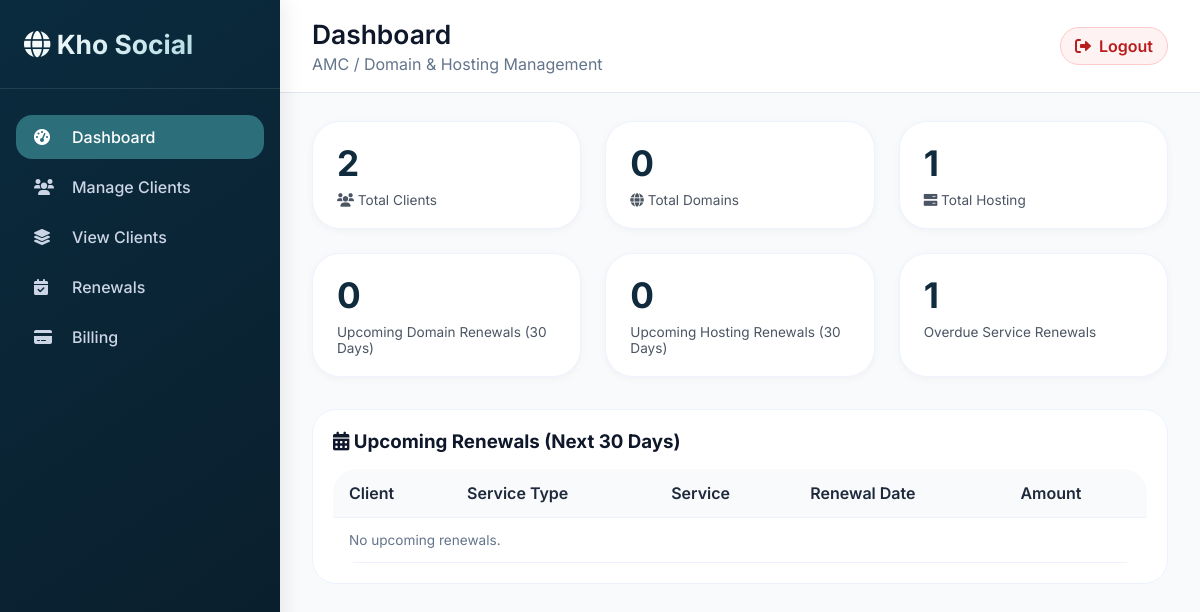
/dashboard.php, run on an earlier commit of the app's database.
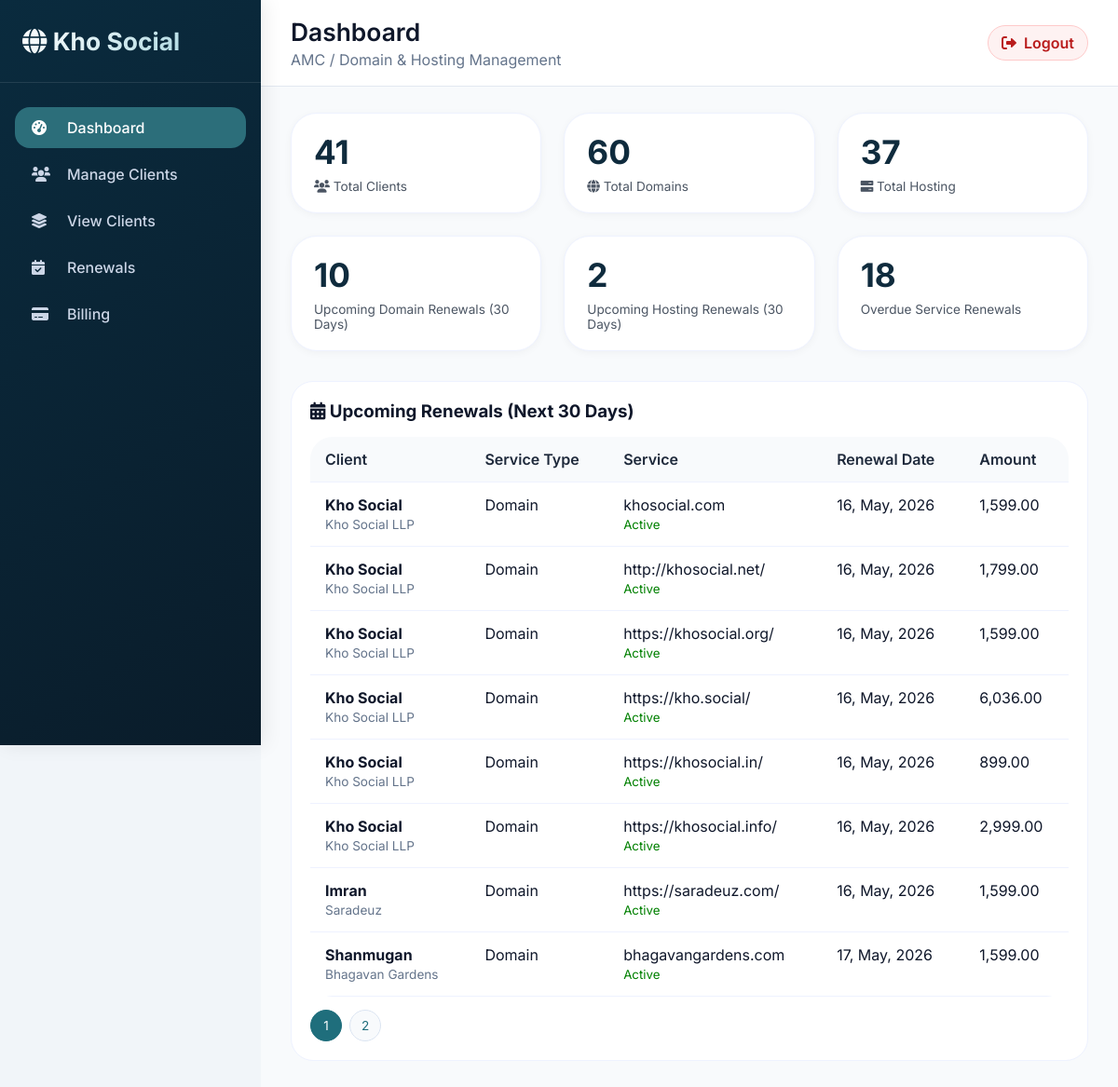
And on a later commit of the database.
### tables this page shows
CREATE TABLE `services` (
  `id` bigint(20) UNSIGNED NOT NULL,
  `client_id` bigint(20) UNSIGNED NOT NULL,
  `service_type` enum('domain','hosting') NOT NULL,
  `name` varchar(190) NOT NULL,
  `provider` varchar(190) DEFAULT NULL,
  `url` varchar(255) DEFAULT NULL,
  `renewal_date` date DEFAULT NULL,
  `amount` decimal(12,2) NOT NULL DEFAULT 0.00,
  `ownership_type` enum('our','client') NOT NULL DEFAULT 'client',
  `created_at` timestamp NOT NULL DEFAULT current_timestamp(),
  `updated_at` timestamp NOT NULL DEFAULT current_timestamp() ON UPDATE current_timestamp(),
  `deleted_at` timestamp NULL DEFAULT NULL,
  `comment` text DEFAULT NULL
);

CREATE TABLE `clients` (
  `id` bigint(20) UNSIGNED NOT NULL,
  `name` varchar(180) NOT NULL,
  `company` varchar(180) DEFAULT NULL,
  `email` varchar(190) NOT NULL,
  `phone` varchar(80) DEFAULT NULL,
  `status` enum('Active','Disabled') NOT NULL DEFAULT 'Active',
  `created_at` timestamp NOT NULL DEFAULT current_timestamp(),
  `updated_at` timestamp NOT NULL DEFAULT current_timestamp() ON UPDATE current_timestamp(),
  `deleted_at` timestamp NULL DEFAULT NULL,
  `renewal_date` date DEFAULT NULL
);

### db.php (called while the page is built, shortened)
<?php
function esc(?string $value): string
{
    return htmlspecialchars((string) $value, ENT_QUOTES, 'UTF-8');
}
function formatAppDate(?string $dateValue): string
{
    try {
        $date = new DateTime($dateValue);
        return $date->format('d, M, Y');
    } catch (Throwable $e) {
        return (string) $dateValue;
    }
}

### dashboard.php (the view, shortened to what this page needs)
<?php
require_once __DIR__ . '/db.php';
require_once __DIR__ . '/layout.php';
$pdo = db();
$withinDays = 30;
$totalClients = (int) $pdo->query('SELECT COUNT(*) FROM clients WHERE deleted_at IS NULL')->fetchColumn();
$totalDomains = (int) $pdo->query("SELECT COUNT(*) FROM services WHERE service_type = 'domain' AND deleted_at IS NULL")->fetchColumn();
$totalHosting = (int) $pdo->query("SELECT COUNT(*) FROM services WHERE service_type = 'hosting' AND deleted_at IS NULL")->fetchColumn();
$upcomingDomainRenewals = (int) $pdo->query(
    "SELECT COUNT(*) FROM services
     WHERE service_type = 'domain'
       AND deleted_at IS NULL
       AND DATE(renewal_date) BETWEEN CURDATE() AND DATE_ADD(CURDATE(), INTERVAL {$withinDays} DAY)"
)->fetchColumn();
$upcomingHostingRenewals = (int) $pdo->query(
    "SELECT COUNT(*) FROM services
     WHERE service_type = 'hosting'
       AND deleted_at IS NULL
       AND DATE(renewal_date) BETWEEN CURDATE() AND DATE_ADD(CURDATE(), INTERVAL {$withinDays} DAY)"
)->fetchColumn();
$overdueDomainRenewals = (int) $pdo->query(
    "SELECT COUNT(*) FROM services
     WHERE service_type = 'domain'
       AND deleted_at IS NULL
       AND DATE(renewal_date) < CURDATE()"
)->fetchColumn();
$overdueHostingRenewals = (int) $pdo->query(
    "SELECT COUNT(*) FROM services
     WHERE service_type = 'hosting'
       AND deleted_at IS NULL
       AND DATE(renewal_date) < CURDATE()"
)->fetchColumn();
$overdueRenewals = $overdueDomainRenewals + $overdueHostingRenewals;
$renewPerPage = 8;
$renewPage = max(1, (int) ($_GET['renew_page'] ?? 1));
$renewTotal = (int) $pdo->query(
    'SELECT COUNT(*)
     FROM services b
     JOIN clients c ON c.id = b.client_id
     WHERE b.deleted_at IS NULL
       AND c.deleted_at IS NULL
       AND DATE(b.renewal_date) BETWEEN CURDATE() AND DATE_ADD(CURDATE(), INTERVAL 30 DAY)'
)->fetchColumn();
$renewTotalPages = max(1, (int) ceil($renewTotal / $renewPerPage));
$renewOffset = ($renewPage - 1) * $renewPerPage;
$upcomingStmt = $pdo->prepare(
    'SELECT b.id AS service_id, b.renewal_date, b.service_type, b.name AS service_ref, b.amount, b.comment, c.name AS client_name, c.company AS client_company
     FROM services b
     JOIN clients c ON c.id = b.client_id
     WHERE b.deleted_at IS NULL
       AND c.deleted_at IS NULL
       AND DATE(b.renewal_date) BETWEEN CURDATE() AND DATE_ADD(CURDATE(), INTERVAL 30 DAY)
     ORDER BY DATE(b.renewal_date) ASC
     LIMIT :limit OFFSET :offset'
);
$upcomingStmt->bindValue(':limit', $renewPerPage, PDO::PARAM_INT);
$upcomingStmt->bindValue(':offset', $renewOffset, PDO::PARAM_INT);
$upcomingStmt->execute();
$upcomingRows = $upcomingStmt->fetchAll(PDO::FETCH_ASSOC);
renderLayoutStart('Dashboard', 'dashboard');
?>
<div class="stats-grid">
    <div class="stat-card"><div class="stat-number"><?= $totalClients ?></div><div class="stat-label"><i class="fas fa-users"></i> Total Clients</div></div>
    <div class="stat-card"><div class="stat-number"><?= $totalDomains ?></div><div class="stat-label"><i class="fas fa-globe"></i> Total Domains</div></div>
    <div class="stat-card"><div class="stat-number"><?= $totalHosting ?></div><div class="stat-label"><i class="fas fa-server"></i> Total Hosting</div></div>
    <div class="stat-card clickable-card" data-open-modal="domainRenewalModal"><div class="stat-number"><?= $upcomingDomainRenewals ?></div><div class="stat-label">Upcoming Domain Renewals (30 Days)</div></div>
    <div class="stat-card clickable-card" data-open-modal="hostingRenewalModal"><div class="stat-number"><?= $upcomingHostingRenewals ?></div><div class="stat-label">Upcoming Hosting Renewals (30 Days)</div></div>
    <div class="stat-card clickable-card" data-open-modal="overdueRenewalModal"><div class="stat-number"><?= $overdueRenewals ?></div><div class="stat-label">Overdue Service Renewals</div></div>
</div>
<div class="card table-wrap">
    <div class="row-head">
        <h3><i class="fas fa-calendar-alt"></i> Upcoming Renewals (Next 30 Days)</h3>
    </div>
    <table class="data-table">
        <thead>
            <tr>
                <th>Client</th>
                <th>Service Type</th>
                <th>Service</th>
                <th>Renewal Date</th>
                <th>Amount</th>
            </tr>
        </thead>
        <tbody>
            <?php if (!$upcomingRows): ?>
                <tr><td colspan="5" class="inline-muted">No upcoming renewals.</td></tr>
            <?php else: ?>
                <?php foreach ($upcomingRows as $row): ?>
                    <tr>
                        <td>
                            <strong><?= esc($row['client_name']) ?></strong>
                            <?php if (!empty($row['client_company'])): ?>
                                <br><small class="inline-muted"><?= esc($row['client_company']) ?></small>
                            <?php endif; ?>
                        </td>
                        <td><?= $row['service_type'] === 'domain' ? 'Domain' : 'Hosting' ?></td>
                        <td>
                            <?= esc($row['service_ref']) ?>
                            <?php if ($row['service_type'] === 'domain'): ?>
                                <?php
                                    $isExpired = !empty($row['renewal_date']) && strtotime($row['renewal_date']) < time();
                                ?>
                                <br>
                                <small style="color:<?= $isExpired ? 'red' : 'green' ?>">
                                    <?= $isExpired ? 'Expired' : 'Active' ?>
                                </small>
                            <?php endif; ?>
                        </td>
                        <td><?= formatAppDate($row['renewal_date']) ?></td>
                        <td><?= number_format((float) $row['amount'], 2) ?></td>
                    </tr>
                <?php endforeach; ?>
            <?php endif; ?>
        </tbody>
    </table>
    <?php if ($renewTotalPages > 1): ?>
        <div class="pagination">
            <?php for ($i = 1; $i <= $renewTotalPages; $i++): ?>
                <?php if ($i === $renewPage): ?>
                    <span class="active"><?= $i ?></span>
                <?php else: ?>
                    <a href="dashboard.php?renew_page=<?= $i ?>"><?= $i ?></a>
                <?php endif; ?>
            <?php endfor; ?>
        </div>
    <?php endif; ?>
</div>
<?php renderLayoutEnd(); ?>

### layout.php (shortened to what this page needs)
<?php
function renderLayoutStart(string $pageTitle, string $activeMenu, string $subTitle = 'AMC / Domain & Hosting Management'): void
{
    $menu = [
        'dashboard' => ['label' => 'Dashboard', 'icon' => 'fas fa-tachometer-alt', 'href' => 'dashboard.php'],
        'clients' => ['label' => 'Manage Clients', 'icon' => 'fas fa-users', 'href' => 'clients.php'],
        'groups' => ['label' => 'View Clients', 'icon' => 'fas fa-layer-group', 'href' => 'groups.php'],
        'renewal' => ['label' => 'Renewals', 'icon' => 'fas fa-calendar-check', 'href' => 'renewal.php'],
        'billing' => ['label' => 'Billing', 'icon' => 'fas fa-credit-card', 'href' => 'billing.php'],
    ];
    ?>
<!DOCTYPE html>
<html lang="en">
<head>
    <link rel="stylesheet" href="https://cdnjs.cloudflare.com/ajax/libs/font-awesome/6.0.0-beta3/css/all.min.css">
</head>
<body>
<div class="app-wrapper">
    <aside class="admin-sidebar">
        <div class="sidebar-brand"><h2><i class="fas fa-globe"></i> Kho Social</h2></div>
        <nav class="nav-menu">
            <?php foreach ($menu as $key => $item): ?>
                <a class="nav-item <?= $key === $activeMenu ? 'active' : '' ?>" href="<?= esc($item['href']) ?>">
                    <i class="<?= esc($item['icon']) ?>"></i> <?= esc($item['label']) ?>
                </a>
            <?php endforeach; ?>
        </nav>
    </aside>
    <main class="main-content">
        <div class="top-header">
            <div class="page-title">
                <h1><?= esc($pageTitle) ?></h1>
                <p><?= esc($subTitle) ?></p>
            </div>
            <div class="top-actions">
                <a href="index.php" class="logout-btn" id="logoutBtn"><i class="fas fa-sign-out-alt"></i> Logout</a>
            </div>
        </div>
        <div class="dashboard-container">
    <?php
}
function renderLayoutEnd(): void
{
    ?>
        </div>
    </main>
</div>
</body>
</html>
    <?php
}

### layout.php (style rules this page uses)
body { font-family: 'Inter', -apple-system, BlinkMacSystemFont, 'Segoe UI', Roboto, 'Helvetica Neue', Arial, sans-serif; }
* { margin: 0; padding: 0; box-sizing: border-box; }
body { font-family: 'Inter', sans-serif; background: #f1f5f9; color: #0f172a; overflow-x: hidden; }
.app-wrapper { display: flex; min-height: 100vh; }
.admin-sidebar { width: 280px; background: linear-gradient(145deg, #0a2b3e 0%, #0a1c2a 100%); color: #e2e8f0; position: sticky; top: 0; height: 100vh; overflow-y: auto; box-shadow: 4px 0 20px rgba(0, 0, 0, 0.08); z-index: 20; }
.sidebar-brand { padding: 28px 24px; border-bottom: 1px solid rgba(255,255,255,0.1); }
.sidebar-brand h2 { font-size: 1.65rem; background: linear-gradient(135deg, #fff, #9ad0db); -webkit-background-clip: text; background-clip: text; color: transparent; }
.nav-menu { padding: 20px 16px; }
.nav-item { display: flex; align-items: center; gap: 14px; padding: 12px 18px; margin: 6px 0; border-radius: 16px; font-weight: 500; color: #cbd5e6; text-decoration: none; transition: all 0.2s; }
.nav-item:hover, .nav-item.active { background: #2c6e7a; color: white; }
.nav-item i { width: 24px; }
.main-content { flex: 1; background: #f8fafc; min-width: 0; }
.top-header { background: white; padding: 18px 32px; display: flex; justify-content: space-between; align-items: center; border-bottom: 1px solid #e2e8f0; position: sticky; top: 0px !important; }
.page-title h1 { font-size: 1.65rem; font-weight: 600; }
.page-title p { margin-top: 4px; color: #64748b; }
.top-actions { display: flex; align-items: center; gap: 10px; }
.logout-btn { background: #fef2f2; color: #b91c1c; border: 1px solid #fecaca; padding: 8px 14px; border-radius: 999px; text-decoration: none; font-weight: 600; display: inline-flex; align-items: center; gap: 8px; }
.dashboard-container { padding: 28px 32px; }
.stats-grid { display: grid; grid-template-columns: repeat(auto-fit, minmax(220px, 1fr)); gap: 24px; margin-bottom: 32px; }
.stat-card { background: white; border-radius: 28px; padding: 20px 24px; box-shadow: 0 2px 8px rgba(0,0,0,0.04); border: 1px solid #eef2ff; }
.stat-number { font-size: 2.2rem; font-weight: 700; color: #0f2b3d; }
.stat-label { color: #4b5563; font-size: 0.85rem; margin-top: 8px; }
.card { background: white; border-radius: 24px; padding: 20px; border: 1px solid #eef2ff; }
.table-wrap { overflow-x: auto; }
.data-table { width: 100%; border-collapse: collapse; background: white; border-radius: 24px; overflow: hidden; }
.data-table th, .data-table td { padding: 14px 16px; text-align: left; border-bottom: 1px solid #eef2ff; vertical-align: top; }
.data-table th { background: #f8fafc; font-weight: 600; color: #1e293b; white-space: nowrap; }
.row-head { display: flex; justify-content: space-between; align-items: center; margin-bottom: 16px; gap: 12px; }
.inline-muted { color: #64748b; font-size: 0.85rem; }
.pagination { display: flex; gap: 8px; flex-wrap: wrap; margin-top: 14px; }
.pagination a, .pagination span { min-width: 34px; height: 34px; border-radius: 999px; border: 1px solid #dbe4f1; display: inline-flex; align-items: center; justify-content: center; text-decoration: none; color: #1f6e7c; padding: 0 12px; font-size: 0.85rem; background: #f8fafc; }
.pagination .active { background: #1f6e7c; color: #fff; border-color: #1f6e7c; }

### dashboard.php (style rules this page uses)
.clickable-card { cursor: pointer; }

What changed in the data, as far as the page shows it:
added services: client.name "Kho Social", client.company "Kho Social LLP", service_type "Domain", name "khosocial.com", renewal_date "16, May, 2026", amount "1,599.00"
added services: client.name "Kho Social", client.company "Kho Social LLP", service_type "Domain", name "http://khosocial.net/", renewal_date "16, May, 2026", amount "1,799.00"
added services: client.name "Kho Social", client.company "Kho Social LLP", service_type "Domain", name "https://khosocial.org/", renewal_date "16, May, 2026", amount "1,599.00"
added services: client.name "Kho Social", client.company "Kho Social LLP", service_type "Domain", name "https://kho.social/", renewal_date "16, May, 2026", amount "6,036.00"
added services: client.name "Kho Social", client.company "Kho Social LLP", service_type "Domain", name "https://khosocial.in/", renewal_date "16, May, 2026", amount "899.00"
added services: client.name "Kho Social", client.company "Kho Social LLP", service_type "Domain", name "https://khosocial.info/", renewal_date "16, May, 2026", amount "2,999.00"
added services: client.name "Imran", client.company "Saradeuz", service_type "Domain", name "https://saradeuz.com/", renewal_date "16, May, 2026", amount "1,599.00"
added services: client.name "Shanmugan", client.company "Bhagavan Gardens", service_type "Domain", name "bhagavangardens.com", renewal_date "17, May, 2026", amount "1,599.00"
Also different on the page:
$totalClients: "2" → "41"
$totalDomains: "0" → "60"
$totalHosting: "1" → "37"
$upcomingDomainRenewals: "0" → "10"
$upcomingHostingRenewals: "0" → "2"
$overdueRenewals: "1" → "18"
new list line: "1"
new list line: "2"
text no longer shown: "No upcoming renewals."
